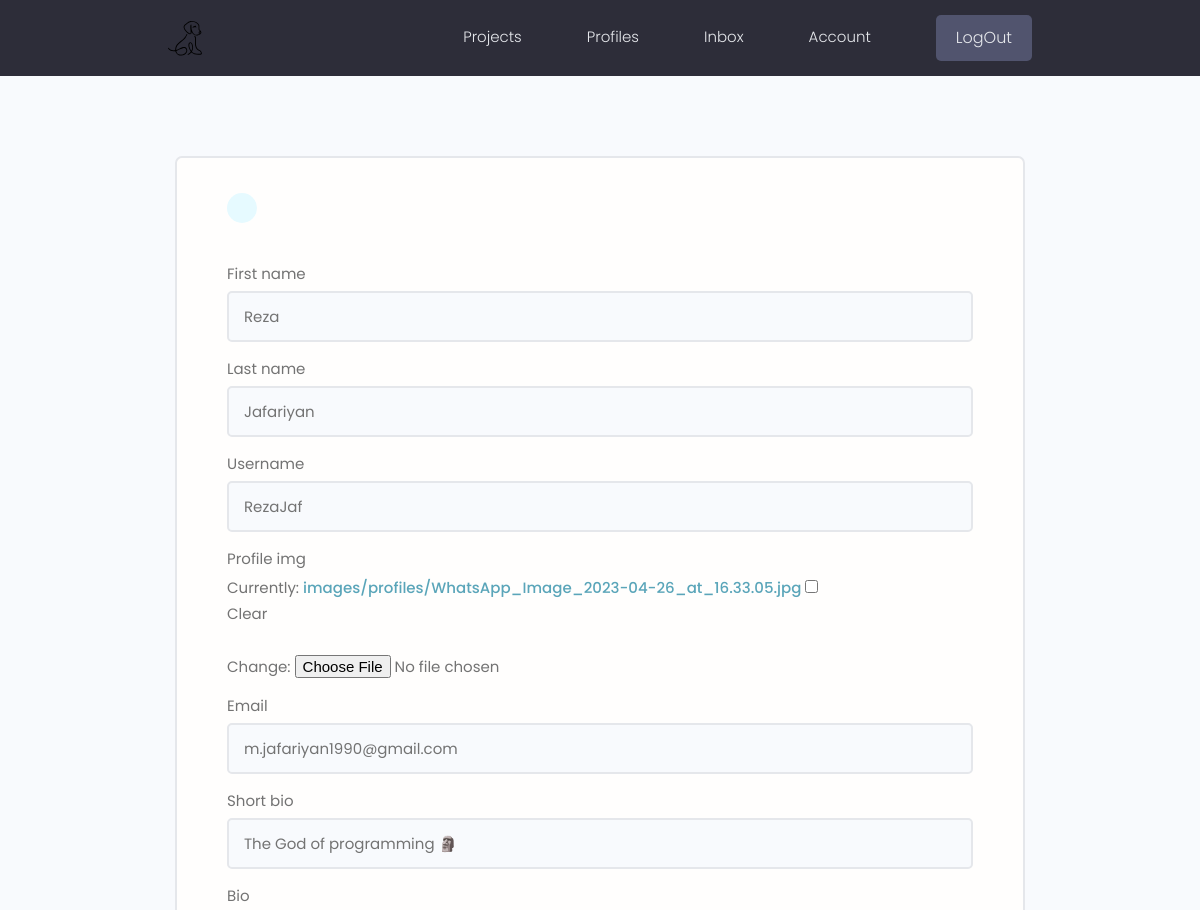
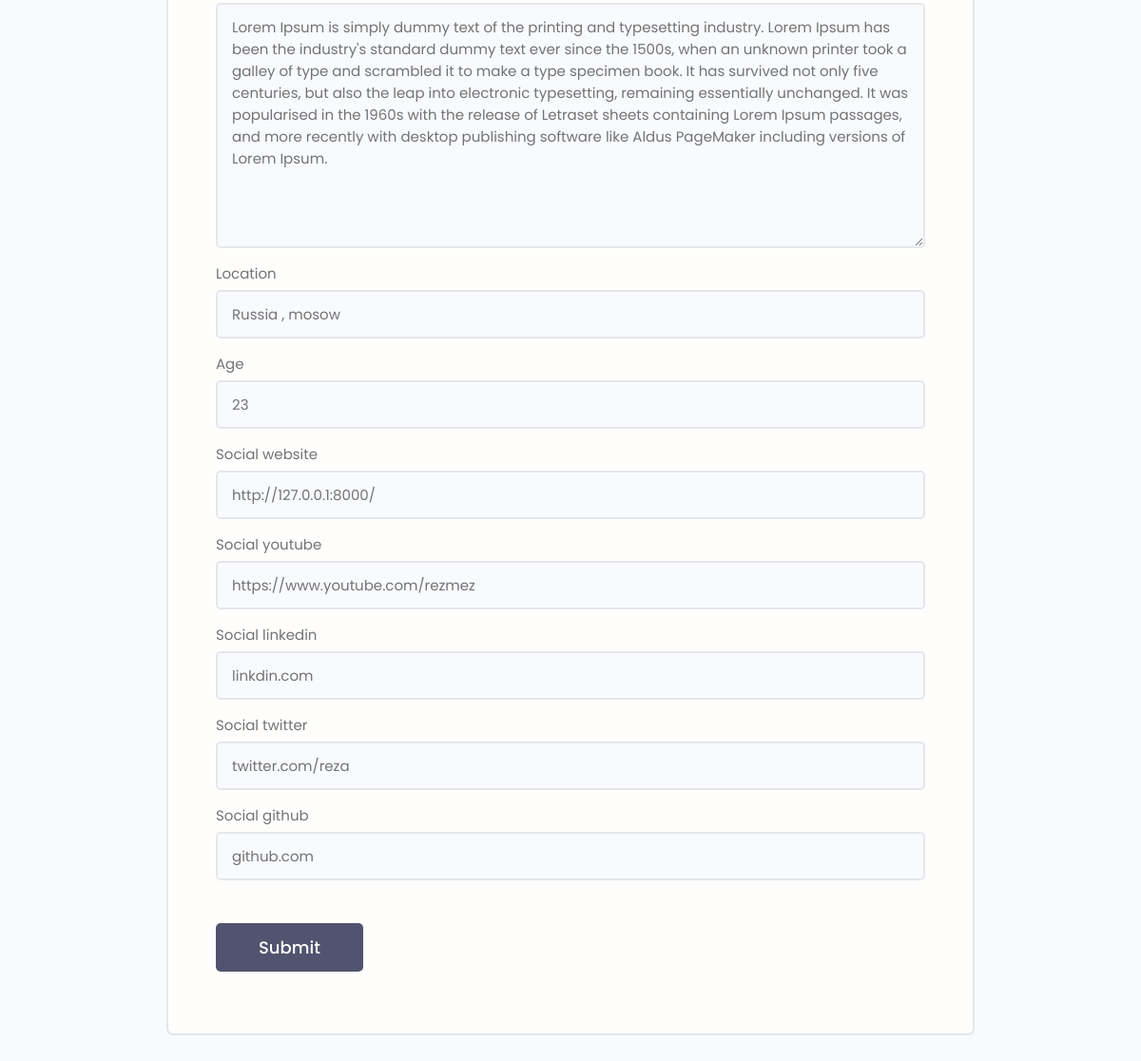
The app's page /edit-acoount/ (signed in) with its own data (2 pictures, top to bottom).
### users/models.py (models this page shows, shortened)
class profile(models.Model):
    user=models.OneToOneField(User,on_delete=models.CASCADE,null=True,blank=True)
    first_name=models.CharField(max_length=200,blank=True,null=True)
    last_name=models.CharField(max_length=200,blank=True,null=True)
    short_bio=models.CharField(max_length=200,blank=True,null=True)
    username=models.CharField(max_length=200,blank=True,null=True)
    location=models.CharField(max_length=200,blank=True,null=True)
    bio=models.TextField(blank=True,null=True)
    profile_img=models.ImageField(null=True,upload_to='images/profiles',blank=True,default='profiles/user-default.png')
    age=models.IntegerField(default=0,null=True,blank=True)
    email=models.EmailField(max_length=500,null=True,blank=True)
    social_website=models.CharField(max_length=200,blank=True,null=True)
    social_youtube=models.CharField(max_length=200,blank=True,null=True)
    social_linkedin=models.CharField(max_length=200,blank=True,null=True)
    social_twitter=models.CharField(max_length=200,blank=True,null=True)
    social_github=models.CharField(max_length=200,blank=True,null=True)
    created=models.DateTimeField(auto_now_add=True)
    id=models.UUIDField(default=uuid.uuid4,unique=True
                        ,primary_key=True,editable=False)
    class Meta:
        ordering=['created']

### users/views.py (the view)
# urls.py: path('edit-acoount/',views.editAccount , name='editAcc'),
@login_required(login_url='login')
def editAccount(request):
    profile=request.user.profile
    form=ProfileForm(instance=profile)
    if request.method=='POST':
        form=ProfileForm(request.POST,request.FILES,instance=profile)
        if form.is_valid():
            form.save()
            return redirect('account')
    context={'form':form}
    return render(request , 'users/edit-profile.html',context)

### users/forms.py
class ProfileForm(ModelForm):
    class Meta:
        model=profile
        fields=['first_name','last_name','username','profile_img','email','short_bio','bio','location','age','social_website','social_youtube','social_linkedin','social_twitter','social_github']
    def __init__(self, *args, **kwargs):
        super(ProfileForm, self).__init__(*args, **kwargs)
        for name, field in self.fields.items():
            field.widget.attrs.update({'class': 'input'})

### users/templates/users/edit-profile.html (shortened to what this page needs)
{% extends 'main.html' %}
{% block content %}
<main class="formPage my-xl">
    <div class="content-box">
        <div class="formWrapper">
            <a class="backButton" href="{% url 'account' %}"></a>
            <br>
            <form class="form" method="POST" action="{% url 'editAcc' %}" enctype="multipart/form-data">
                {% for field in form %}
                <div class="form__field">
                    <label for="formInput#text">{{field.label}}</label>
                    {{field}}
                </div>
                {% endfor %}
                <input class="btn btn--sub btn--lg  my-md" type="submit" value="Submit" />
            </form>
        </div>
    </div>
</main>
{% endblock content %}

### static/styles/app.css (style rules this page uses)
:root { --color-sub: #2d2d39; }
.btn--sub { background-color: var(--color-sub-light); }
.content-box { width: 95%; max-width: 85rem; margin: 0 auto; }
.backButton { background: var(--color-main-light); color: var(--color-main); background-image:url('1.png'); width: 3rem; height: 3rem; display: flex; align-items: center; justify-content: center; border-radius: 50%; }
.formPage .formWrapper { list-style: none; background: var(--color-white); padding: 3.5rem 5rem; border: 2px solid var(--color-light); border-radius: 0.7rem; }

### static/uikit/styles/modules/_variables.css (style rules this page uses)
:root { --color-main: #5aa5b9; --color-main-light: #e6faff; --color-sub: #3f4156; --color-sub-light: #51546e; --color-sub-lighter: #ededfd; --color-text: #737373; --color-gray: #8b8b8b; --color-light: #e5e7eb; --color-light-gray: #767676; --color-bg: #f8fafd; --color-white: #fffefd; --color-white-light: #f3f3f3; --color-success: #359e64; --color-success-bg: #def8e8; --color-error: #fc4b0b; --color-error-bg: #fff2ee; --font-base: 'Poppins', arial, helvetica, 'Segoe UI', roboto, ubuntu, sans-serif; --font-monospace: 'Fira Code', 'Courier New', courier, monospace; --font-regular: 300; --font-medium: 500; --font-bold: 700; --generic-shadow: 1px 1px 5px #00000010; --generic-transition: all 0.3s ease-in-out; }

### static/uikit/styles/modules/_base.css (style rules this page uses)
* { margin: 0; padding: 0; box-sizing: border-box; text-rendering: optimizeLegibility; color: inherit; font-size: inherit; }
html { font-size: 50%; }
@media only screen and (min-width: 480px) { html { font-size: 56.25%; } }
@media only screen and (min-width: 1200px) { html { font-size: 62.5%; } }
body { line-height: 1.6; font-weight: 400; font-size: 1.5rem; color: var(--color-text); background-color: var(--color-bg); min-height: 100vh; }

### static/uikit/styles/modules/_typography.css (style rules this page uses)
* { font-family: var(--font-base); }
a { padding-bottom: 2px; text-decoration: none; display: inline-block; color: var(--color-main); font-weight: var(--font-medium); }

### static/uikit/styles/modules/_utilities.css (style rules this page uses)
.my-md { margin: 3rem auto; }
.my-xl { margin: 8rem auto; }

### static/uikit/styles/modules/_button.css (style rules this page uses)
.btn { display: inline-block; position: relative; cursor: pointer; background-color: var(--color-light); font-weight: var(--font-medium); color: var(--color-sub); text-decoration: none; padding: 1rem 2rem; border-radius: 0.5rem; border: none; width: -webkit-fit-content; width: -moz-fit-content; width: fit-content; height: -webkit-fit-content; height: -moz-fit-content; height: fit-content; font-size: 1.6rem; outline-width: 0; outline-color: transparent; -webkit-backface-visibility: hidden; backface-visibility: hidden; transition: all 0.3s ease-in-out; }
.btn--sub { background-color: var(--color-sub); color: var(--color-white); }
.btn--lg { font-size: 1.8rem; padding: 1.2rem 4.5rem; }

### static/uikit/styles/modules/_form.css (style rules this page uses)
.form { display: block; }
.form__field { margin-top: 1.5rem; margin-bottom: 1.5rem; }
.form__label, .form__field > label { display: block; margin-bottom: 0.5rem; color: var(--color-text); }
input.input[type='text'], input.input[type='email'], input.input[type='password'], input.input[type='number'], textarea.input { min-width: 24rem; width: 100%; padding: 1.2rem 1.5rem; border-radius: 0.5rem; border: 2px solid var(--color-light); transition: all 0.3s ease-in-out; background-color: var(--color-bg); }

### records on screen
profile: form "Reza" "Jafariyan" "RezaJaf" "m.jafariyan1990@gmail.com" "The God of programming 🗿" "Lorem Ipsum is simply dummy text of the printing and typesetting industry. Lorem Ipsum has been the industry's standard dummy text ever since the 1500s, when an unknown printer took a galley of type and scrambled it to make a type specimen book. It has survived not only five centuries, but also the leap into electronic typesetting, remaining essentially unchanged. It was popularised in the 1960s with the release of Letraset sheets containing Lorem Ipsum passages, and more recently with desktop publishing software like Aldus PageMaker including versions of Lorem Ipsum." "Russia , mosow" "23" "http://127.0.0.1:8000/" "https://www.youtube.com/rezmez" "linkdin.com" "twitter.com/reza" "github.com"

### other values on screen
{{ field.label }} "First name" "Last name" "Username" "Profile img" "Email" "Short bio" "Bio" "Location" "Age" "Social website" "Social youtube" "Social linkedin" "Social twitter" "Social github"
